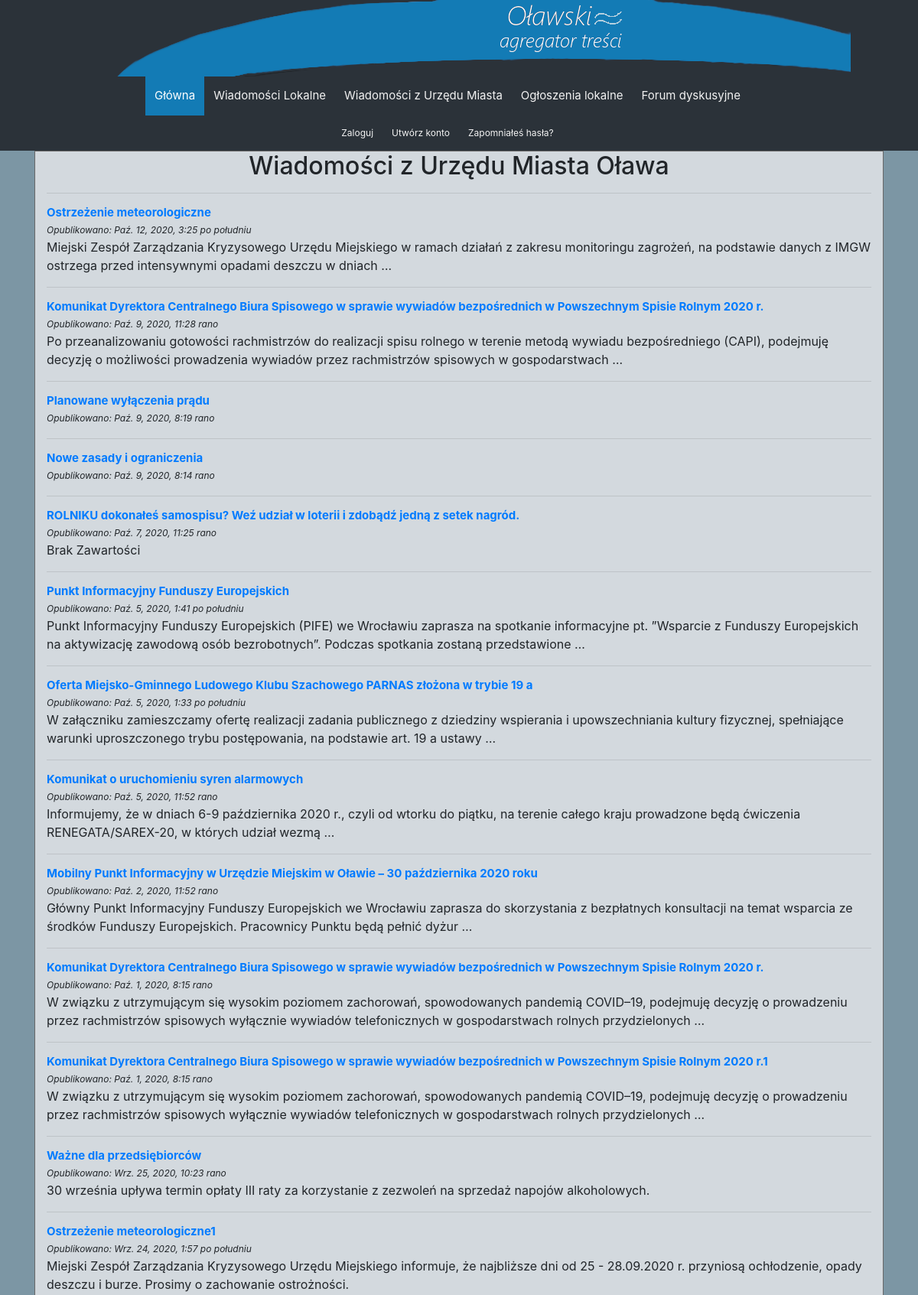
The app's page /all_cityhall_news/ (upper part) with its own data.
### homepage/models.py (models this page shows, shortened)
class News(models.Model):
    STATUS_olawa24 = 'olawa24'
    STATUS_tuolawa = 'tuolawa'
    STATUS_umolawa = 'umolawa'
    STATUS_CHOICES = (
        (STATUS_olawa24, 'Oława24'),
        (STATUS_tuolawa, 'TuOława'),
        (STATUS_umolawa, 'UMOława')
    )
    title = models.CharField(max_length=250, unique_for_month=True)
    link = models.URLField()
    which_site = models.CharField(choices=STATUS_CHOICES, default='tuolawa', max_length=10)
    date_of_publication = models.DateTimeField()
    content = models.TextField(max_length=1000)
    class Meta:
        verbose_name_plural = "news"

### homepage/views.py (the view)
# urls.py: path('all_cityhall_news/', views.all_cityhall_news, name='all_cityhall_news'),
def all_cityhall_news(request):
    umolawa_news = News.objects.filter(which_site='umolawa').order_by('-date_of_publication')
    return render(request, 'homepage/all_cityhall_news.html', {'umolawa_news': umolawa_news})

### homepage/templates/homepage/all_cityhall_news.html (shortened to what this page needs)
{% extends "homepage/base.html" %}
{% block premieres %}
<div class="container">
    <div class="row">
        <div class="col-12">
            <div class="col-12-center">
                <h2>Wiadomości z Urzędu Miasta Oława</h2>
                <hr>
            </div>
            <div class="col-12-no-brdr">
                {% for news in umolawa_news %}
                    <h6 class="title-news"><a href={{ news.link }}>{{ news.title }}</a></h6>
                    <p class="container-date">Opublikowano: {{ news.date_of_publication }}</p>
                    <p>{{ news.content|truncatewords:25 }}</p>
                    <hr>
                {% endfor %}
            </div>
        </div>
    </div>
</div>
{% endblock %}

### homepage/static/css/homepage.css (style rules this page uses)
body { background-color: #7c96a4; }
.container { display: flex; flex-direction: column; justify-content: center; align-items: center; }
.row { width:100%; display: flex; }
.col-12 { width: 100%; background-color: #d3d9de; border: 1px solid #686868; }
.col-12-center { width: 100%; text-align: center; background-color: #d3d9de; }
.col-12-no-brdr { width: 100%; background-color: #d3d9de; }
.title-news { font-size: 15px; font-weight: bold; margin-bottom: 0px; }
.container-date { font-size: 12px; font-style: italic; display: inline; margin-bottom: 0px; }

### records on screen
News: title "Ostrzeżenie meteorologiczne", date_of_publication "Paź. 12, 2020, 3:25 po południu", content "Miejski Zespół Zarządzania Kryzysowego Urzędu Miejskiego w ramach działań z zakresu monitoringu zagrożeń, na podstawie danych z IMGW ostrzega przed intensywnymi opadami deszczu w dniach …"
News: title "Komunikat Dyrektora Centralnego Biura Spisowego w sprawie wywiadów bezpośrednich w Powszechnym Spisie Rolnym 2020 r.", date_of_publication "Paź. 9, 2020, 11:28 rano", content "Po przeanalizowaniu gotowości rachmistrzów do realizacji spisu rolnego w terenie metodą wywiadu bezpośredniego (CAPI), podejmuję decyzję o możliwości prowadzenia wywiadów przez rachmistrzów spisowych w gospodarstwach …"
News: title "Planowane wyłączenia prądu", date_of_publication "Paź. 9, 2020, 8:19 rano"
News: title "Nowe zasady i ograniczenia", date_of_publication "Paź. 9, 2020, 8:14 rano"
News: title "ROLNIKU dokonałeś samospisu? Weź udział w loterii i zdobądź jedną z setek nagród.", date_of_publication "Paź. 7, 2020, 11:25 rano", content "Brak Zawartości"
News: title "Punkt Informacyjny Funduszy Europejskich", date_of_publication "Paź. 5, 2020, 1:41 po południu", content "Punkt Informacyjny Funduszy Europejskich (PIFE) we Wrocławiu zaprasza na spotkanie informacyjne pt. ”Wsparcie z Funduszy Europejskich na aktywizację zawodową osób bezrobotnych”. Podczas spotkania zostaną przedstawione …"
News: title "Oferta Miejsko-Gminnego Ludowego Klubu Szachowego PARNAS złożona w trybie 19 a", date_of_publication "Paź. 5, 2020, 1:33 po południu", content "W załączniku zamieszczamy ofertę realizacji zadania publicznego z dziedziny wspierania i upowszechniania kultury fizycznej, spełniające warunki uproszczonego trybu postępowania, na podstawie art. 19 a ustawy …"
News: title "Komunikat o uruchomieniu syren alarmowych", date_of_publication "Paź. 5, 2020, 11:52 rano", content "Informujemy, że w dniach 6-9 października 2020 r., czyli od wtorku do piątku, na terenie całego kraju prowadzone będą ćwiczenia RENEGATA/SAREX-20, w których udział wezmą …"
News: title "Mobilny Punkt Informacyjny w Urzędzie Miejskim w Oławie – 30 października 2020 roku", date_of_publication "Paź. 2, 2020, 11:52 rano", content "Główny Punkt Informacyjny Funduszy Europejskich we Wrocławiu zaprasza do skorzystania z bezpłatnych konsultacji na temat wsparcia ze środków Funduszy Europejskich. Pracownicy Punktu będą pełnić dyżur …"
News: title "Komunikat Dyrektora Centralnego Biura Spisowego w sprawie wywiadów bezpośrednich w Powszechnym Spisie Rolnym 2020 r.", date_of_publication "Paź. 1, 2020, 8:15 rano", content "W związku z utrzymującym się wysokim poziomem zachorowań, spowodowanych pandemią COVID–19, podejmuję decyzję o prowadzeniu przez rachmistrzów spisowych wyłącznie wywiadów telefonicznych w gospodarstwach rolnych przydzielonych …"
News: title "Komunikat Dyrektora Centralnego Biura Spisowego w sprawie wywiadów bezpośrednich w Powszechnym Spisie Rolnym 2020 r.1", date_of_publication "Paź. 1, 2020, 8:15 rano", content "W związku z utrzymującym się wysokim poziomem zachorowań, spowodowanych pandemią COVID–19, podejmuję decyzję o prowadzeniu przez rachmistrzów spisowych wyłącznie wywiadów telefonicznych w gospodarstwach rolnych przydzielonych …"
News: title "Ważne dla przedsiębiorców", date_of_publication "Wrz. 25, 2020, 10:23 rano", content "30 września upływa termin opłaty III raty za korzystanie z zezwoleń na sprzedaż napojów alkoholowych."
News: title "Ostrzeżenie meteorologiczne1", date_of_publication "Wrz. 24, 2020, 1:57 po południu", content "Miejski Zespół Zarządzania Kryzysowego Urzędu Miejskiego informuje, że najbliższe dni od 25 - 28.09.2020 r. przyniosą ochłodzenie, opady deszczu i burze. Prosimy o zachowanie ostrożności."
